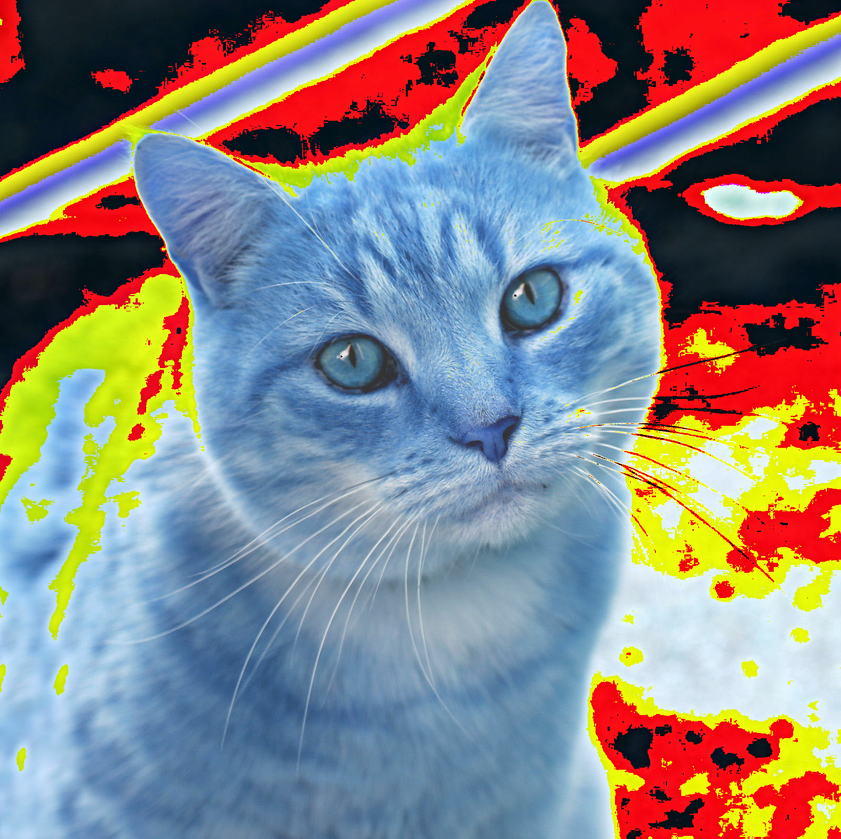
#> input picture Task2-Image-Encryption-Tool/sample-images/encrypted_image.png, 841 x 839 px, shrunk from 1600 x 1598 before the run, found by its file name
$ python decrypt.py
#> lines starting #> are read from the running program, lines starting #| are printed output that depends on the picture
### Task2-Image-Encryption-Tool/utils.py
import cv2

def load_image(path):
#> called with path = 'encrypted_image.png'
    img = cv2.imread(path)
#> img is the input picture: shape (839, 841, 3); mean B, G, R 131.3, 133.8, 138.2
    if img is None:
        raise ValueError("Could not load image at: " + path)
    return img

def save_image(path, img):
    cv2.imwrite(path, img)

### Task2-Image-Encryption-Tool/decrypt.py
from utils import load_image, save_image
import numpy as np

def decrypt_image(input_path, output_path, key=50):
    img = load_image(input_path)

    # Ensure proper uint8 format
    img = img.astype(np.uint8)

    # Reverse arithmetic
    decrypted = ((img.astype(np.int16) - key) % 256).astype(np.uint8)
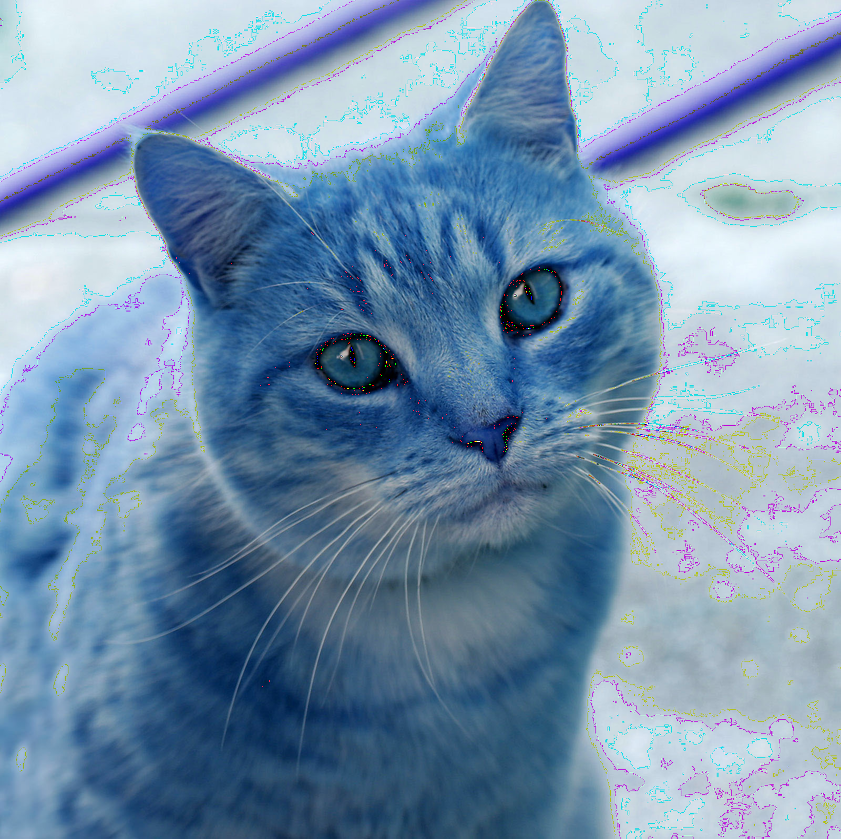
#> decrypted: shape (839, 841, 3); mean B, G, R 174.2, 147.6, 119.5

    # Swap back channels
    decrypted[:, :, [0, 2]] = decrypted[:, :, [2, 0]]

    save_image(output_path, decrypted)
    print("Image decrypted and saved to:", output_path)

if __name__ == "__main__":
    decrypt_image("encrypted_image.png", "decrypted_image.png")

$ run again, with Task2-Image-Encryption-Tool/sample-images/image1.jpg saved as Task2-Image-Encryption-Tool/sample-images/encrypted_image.png
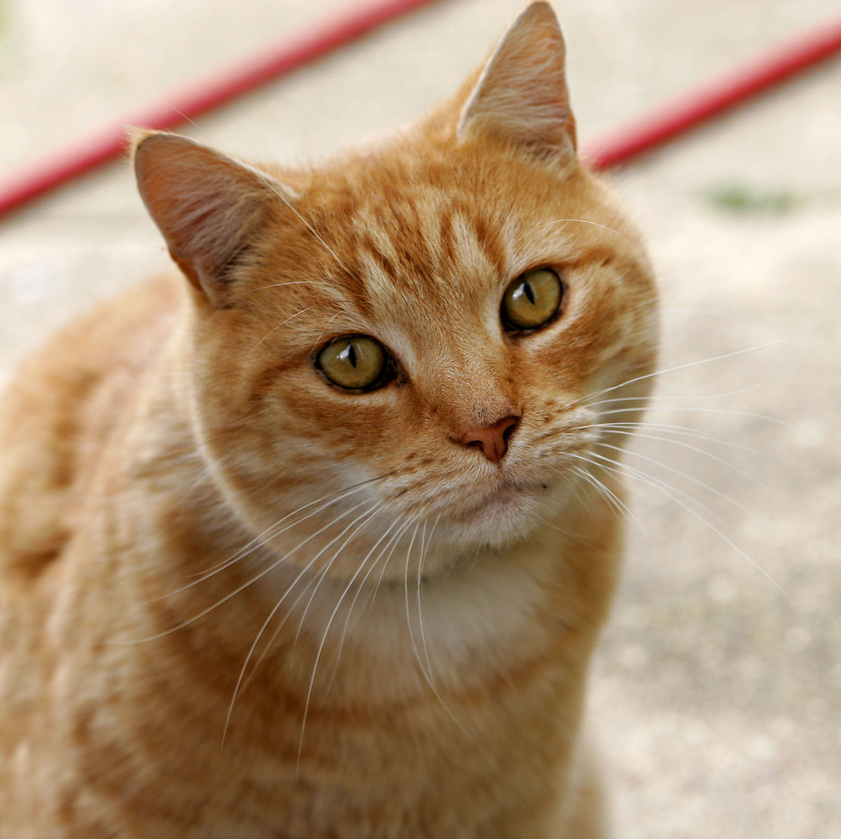
#> input picture Task2-Image-Encryption-Tool/sample-images/image1.jpg, 841 x 839 px, shrunk from 1600 x 1598 before the run, found by its file name
#> in load_image, img is the input picture: shape (839, 841, 3); mean B, G, R 120.7, 148.8, 175.9
#> in decrypt_image, `decrypted = ((img.astype(np.int16) - key) % 256).astype(np.uint8)`:
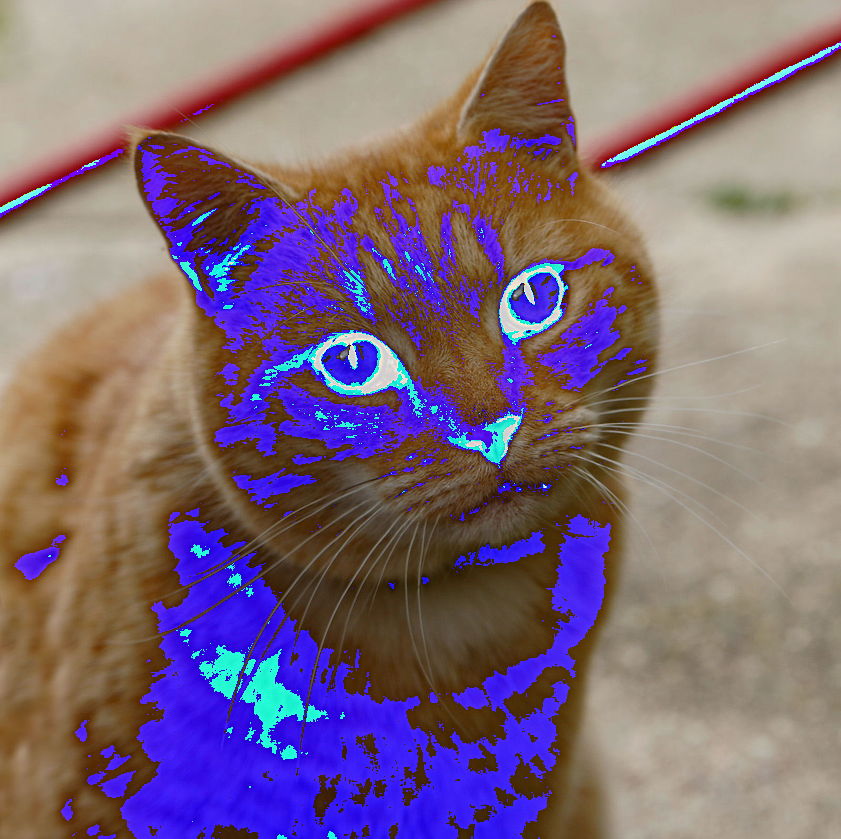
#> decrypted: shape (839, 841, 3); mean B, G, R 121.3, 104.5, 127.2
